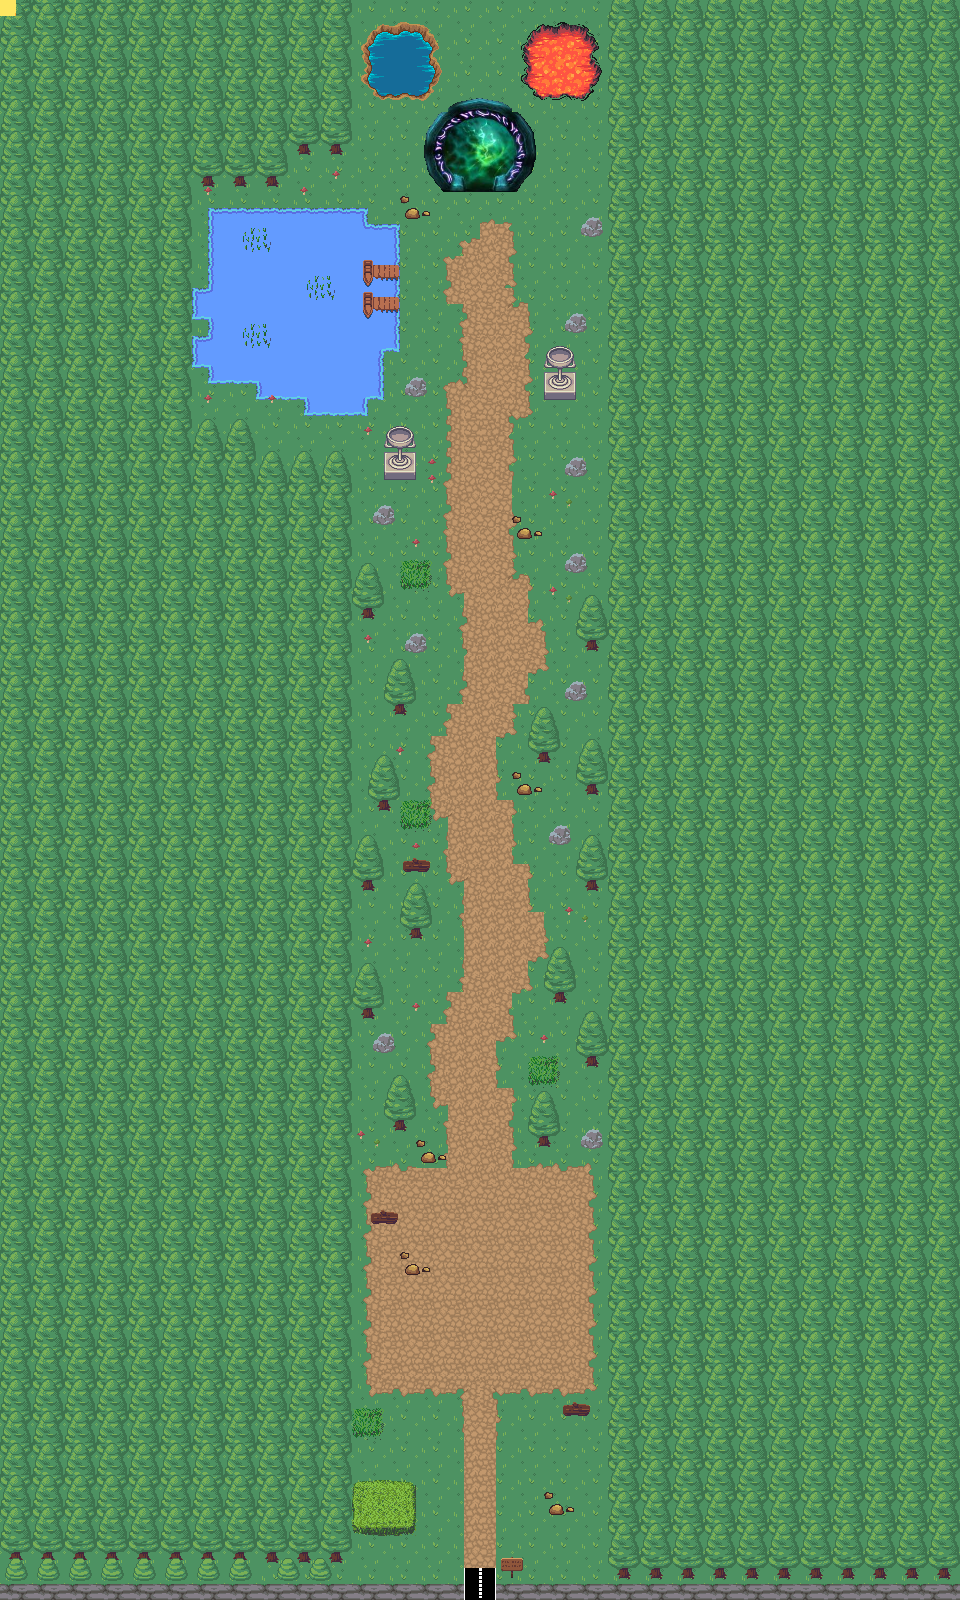

A level layout from a 2D game, rendered from its tile map. Below: a short description, then the map file with tile-grid data replaced by summaries:
An orthogonal 60x100 tile map with 16x16 px tiles, 8 tile layers (sol, chemin, arbre, lacs_rivières, ...), 6 tilesets and 58 objects (48x collision, enter_ville, buisson, dialogue1, dialogue2, ...).

<map version="1.5" tiledversion="1.7.1" orientation="orthogonal" renderorder="right-down" width="60" height="100" tilewidth="16" tileheight="16" infinite="0" nextlayerid="11" nextobjectid="71">
 <tileset firstgid="1" source="../Jeu de tuiles (.tsx)/RPG Nature Tileset.tsx" />
 <tileset firstgid="721" source="../Jeu de tuiles (.tsx)/route6.tsx" />
 <tileset firstgid="725" source="../Jeu de tuiles (.tsx)/route6.1.tsx" />
 <tileset firstgid="729" source="../Jeu de tuiles (.tsx)/beach.tsx" />
 <tileset firstgid="1377" source="../Jeu de tuiles (.tsx)/portail.tsx" />
 <tileset firstgid="1441" source="../Jeu de tuiles (.tsx)/terrain_3.tsx" />
 <layer id="1" name="sol" width="60" height="100">
  <data>[6000 cells, 6000 non-empty, 4 distinct tile ids]</data>
 </layer>
 <layer id="2" name="chemin" width="60" height="100">
  <data>[6000 cells, 710 non-empty, 65 distinct tile ids]</data>
 </layer>
 <layer id="3" name="arbre" width="60" height="100">
  <data>[6000 cells, 4180 non-empty, 13 distinct tile ids]</data>
 </layer>
 <layer id="4" name="lacs_rivières" width="60" height="100">
  <data>[6000 cells, 145 non-empty, 27 distinct tile ids]</data>
 </layer>
 <layer id="5" name="autre" width="60" height="100">
  <data>[6000 cells, 372 non-empty, 175 distinct tile ids]</data>
 </layer>
 <layer id="6" name="véhicules" width="60" height="100">
  <data>[6000 cells, 30 non-empty, 6 distinct tile ids]</data>
 </layer>
 <layer id="8" name="arbre2" width="60" height="100">
  <data>[6000 cells, 84 non-empty, 6 distinct tile ids]</data>
 </layer>
 <layer id="10" name="autre2" width="60" height="100">
  <data>[6000 cells, 8 non-empty, 4 distinct tile ids]</data>
 </layer>
 <objectgroup id="7" name="collision">
  <object id="1" type="collision" x="1" y="0" width="349" height="1600" />
  <object id="2" type="collision" x="347" y="209.5" width="21" height="205" />
  <object id="3" type="collision" x="367" y="414" height="0.5" />
  <object id="5" type="collision" x="367" y="225.5" width="30" height="37" />
  <object id="6" type="collision" x="367" y="263.5" width="5" height="14" />
  <object id="7" type="collision" x="367" y="277" width="30" height="17.5" />
  <object id="8" type="collision" x="365" y="294" width="7" height="16" />
  <object id="9" type="collision" x="367" y="311" width="15.5" height="87" />
  <object id="11" type="collision" x="382" y="311" width="16.5" height="39.5" />
  <object id="12" type="collision" x="609" y="0.5" width="351" height="1600.5" />
  <object id="13" type="collision" x="350.25" y="0.25" width="259" height="15.75" />
  <object id="15" type="collision" x="370.364" y="1211.64" width="27.6364" height="13.4545" />
  <object id="16" type="collision" x="563.333" y="1405" width="27" height="12.3333" />
  <object id="17" type="collision" x="349.333" y="1584.33" width="114.333" height="15" />
  <object id="18" type="collision" x="495.667" y="1583.33" width="113" height="17" />
  <object id="19" type="collision" x="464.333" y="1596" width="31" height="4.33333" />
  <object id="22" type="collision" x="583" y="1130.33" width="18" height="20" />
  <object id="23" type="collision" x="538.667" y="1134.33" width="12.3333" height="13.3333" />
  <object id="24" type="collision" x="586.667" y="1055" width="12" height="13" />
  <object id="25" type="collision" x="394" y="1119.33" width="12" height="12.3333" />
  <object id="26" type="collision" x="361" y="1007.67" width="14" height="12" />
  <object id="27" type="collision" x="410" y="928.667" width="13" height="11" />
  <object id="28" type="collision" x="362" y="879" width="13.6667" height="12.3333" />
  <object id="29" type="collision" x="402.667" y="858.667" width="27.6667" height="16" />
  <object id="30" type="collision" x="585.667" y="879.667" width="13.6667" height="11.3333" />
  <object id="31" type="collision" x="587.667" y="782.667" width="11.3333" height="12.3333" />
  <object id="32" type="collision" x="539" y="749.667" width="11.3333" height="14.6667" />
  <object id="33" type="collision" x="376.667" y="798.333" width="12.6667" height="13" />
  <object id="34" type="collision" x="394.667" y="704.667" width="13" height="11" />
  <object id="35" type="collision" x="362.333" y="608.667" width="12" height="10.6667" />
  <object id="36" type="collision" x="587" y="640" width="11.6667" height="12" />
  <object id="37" type="collision" x="403.667" y="632" width="22.6667" height="22" />
  <object id="38" type="collision" x="567" y="682.333" width="20.6667" height="19" />
  <object id="39" type="collision" x="567" y="553.667" width="20.3333" height="19.6667" />
  <object id="40" type="collision" x="375.667" y="507.667" width="17.6667" height="18.3333" />
  <object id="43" type="collision" x="554.5" y="992.5" width="11" height="12" />
  <object id="44" type="collision" x="550" y="826.5" width="19.5" height="19" />
  <object id="45" type="collision" x="350.5" y="13.5" width="258" height="147.5" />
  <object id="46" type="collision" x="425" y="160" width="107.5" height="15.5" />
  <object id="47" type="collision" x="433.5" y="174" width="91.5" height="16.5" />
  <object id="49" type="collision" x="405" y="376" width="22" height="22" />
  <object id="50" type="collision" x="566" y="456.5" width="20" height="21.5" />
  <object id="51" type="collision" x="565.5" y="311.5" width="21.5" height="22" />
  <object id="52" type="collision" x="579.5" y="215" width="23.5" height="23.5" />
  <object id="53" name="enter_ville" x="464.125" y="1584.19" width="31.375" height="11.5" />
  <object id="56" type="collision" x="385" y="449" width="30.3333" height="30.6667" />
  <object id="57" type="collision" x="545" y="368.667" width="30.3333" height="30.3333" />
  <object id="59" name="buisson" x="352.75" y="1480.75" width="62.5" height="53.5" />
  <object id="63" type="collision" x="372.182" y="1034.36" width="23.6364" height="19.8182" />
  <object id="67" name="dialogue1" x="397.5" y="279.833" width="212" height="8" />
  <object id="68" name="dialogue2" x="349.667" y="1551.33" width="259.667" height="5.66667" />
  <object id="69" type="collision" x="501.5" y="1561.5" width="19" height="15.5" />
 </objectgroup>
 <objectgroup id="9" name="spawn">
  <object id="48" name="player" x="480" y="207.5">
   <point />
  </object>
  <object id="55" name="spawn_Tempo-Forest" x="466.667" y="1519.67">
   <point />
  </object>
 </objectgroup>
 <objectgroup id="10" name="NPC_path">
  <object id="55" name="paul_path2" x="560.182" y="1184" width="15.6364" height="16.1818" />
  <object id="58" name="paul_path3" x="560.333" y="1360" width="15.6667" height="16" />
  <object id="59" name="paul_path4" x="480.667" y="1359.67" width="15" height="16" />
  <object id="60" name="paul_path1" x="479.333" y="1184.33" width="17" height="15.6667" />
 </objectgroup>
</map>
